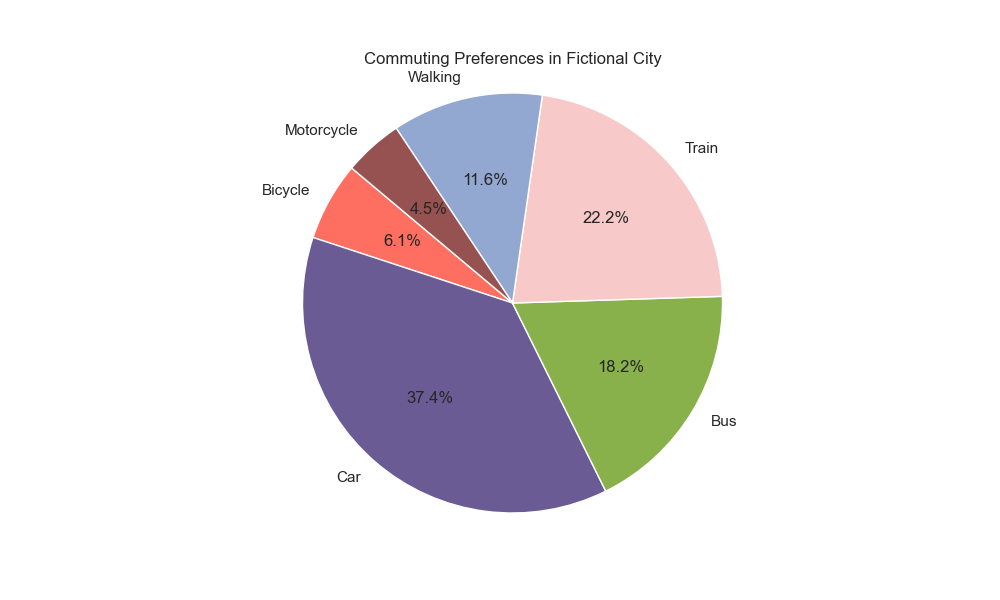

Write Python code to recreate this figure.

import matplotlib.pyplot as plt
import seaborn as sns
import pandas as pd

# Data
data = {
    'Transportation Mode': ['Bicycle', 'Car', 'Bus', 'Train', 'Walking', 'Motorcycle'],
    'Count': [120, 740, 360, 440, 230, 90]
}

# Create a DataFrame
df = pd.DataFrame(data)

# Color scheme using specific hex color codes
colors = ['#FF6F61', '#6B5B95', '#88B04B', '#F7CAC9', '#92A8D1', '#955251']

# Seaborn style
sns.set(style="whitegrid")

# Create the pie chart
plt.figure(figsize=(10, 6))
plt.pie(df['Count'], labels=df['Transportation Mode'], colors=colors, startangle=140, autopct='%1.1f%%')

# Equal aspect ratio ensures that pie is drawn as a circle
plt.axis('equal')  

# Chart title
plt.title('Commuting Preferences in Fictional City')

# Show the plot
plt.show()
